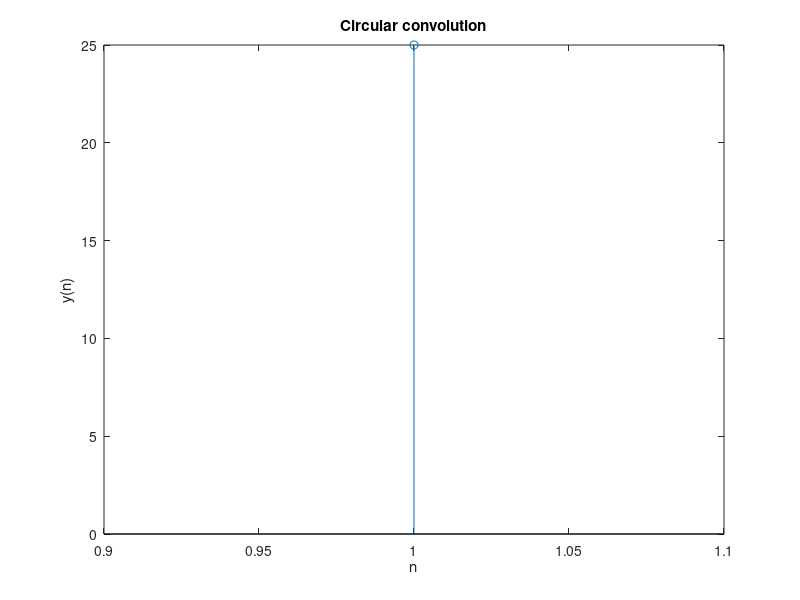

This figure's MATLAB source:
% Program for computing circular convolution 
clc;
clear all;
close all;
a = input('enter the sequence x(n) = ');
b= input('enter the sequence h(n) = ');
n1=length(a);
n2=length(b);
N=max(n1,n2);
x = [a zeros(1, (N-n1))];
for i= 1:N
    k=i;
    for j = 1:n2
        H(i,j)=x(k)*b(j);
        k = k-1;
        if (k == 0)
            k = N;
        end
    end
end
y=zeros(1,N);
M=H';
for j = 1:N
    for i= 1:n2
        y(j)=M(i,j)+y(j);
    end
end
disp('The output sequence is y(n)= ');
disp(y);
stem(y);
title('Circular convolution');
xlabel('n');
ylabel('y(n)');